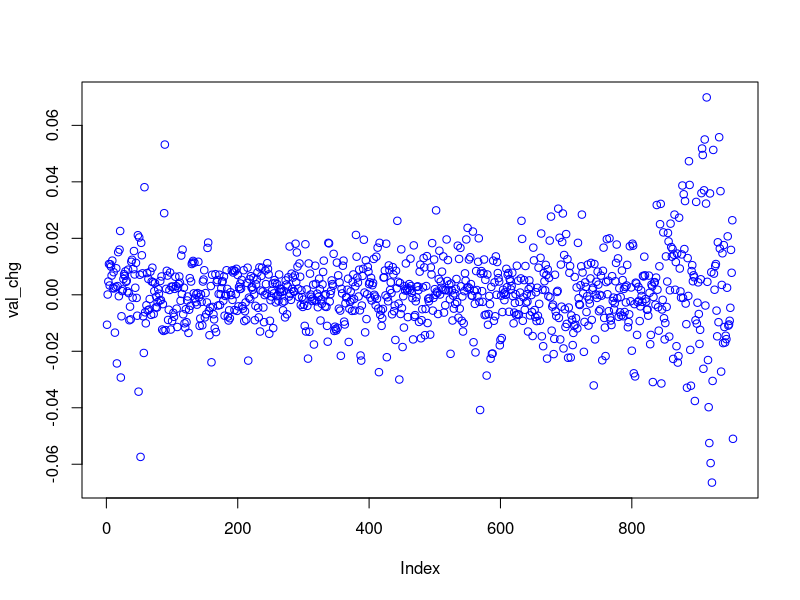
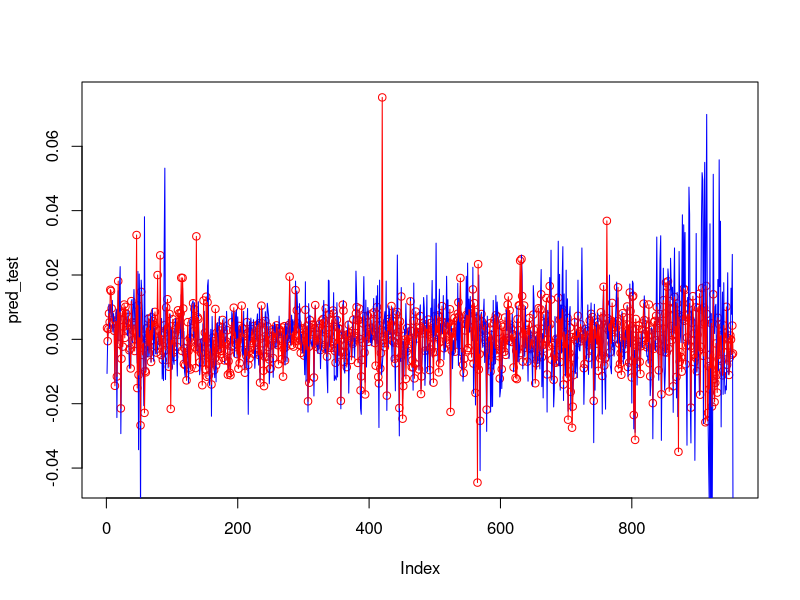
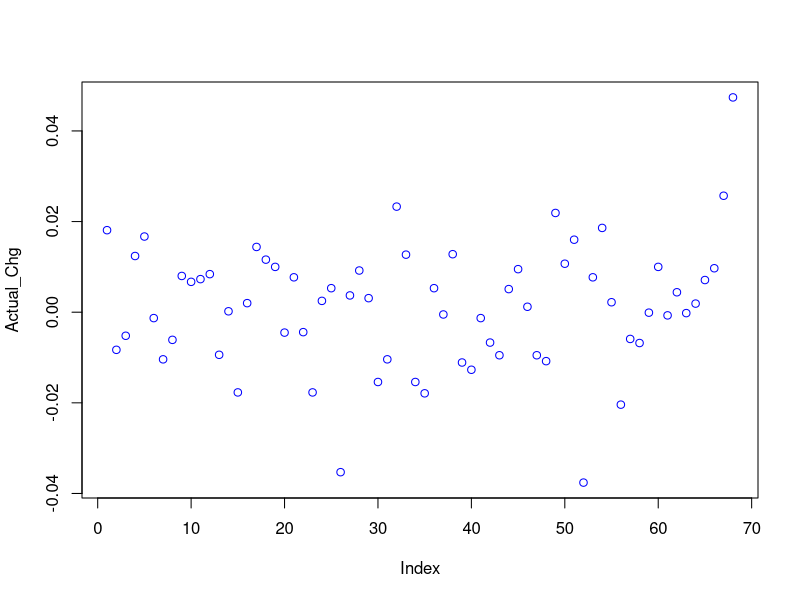
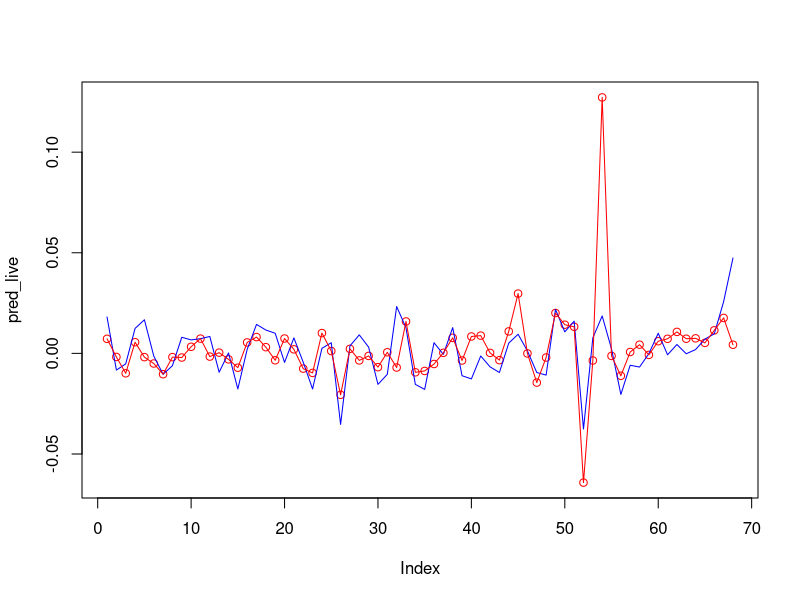

Generate these figures, in order, with R:


##### LINEAR REGRESSION #####

## STYDY 3 : RAW DATA ##


NF = read.csv('Modeldata_take3.csv')

NF <- NF[, -c(1)]

# Removing Nifty Related Features like Open, Volume, High etc.. 

#NF <- NF[, -c(1:5)]

attach(NF)

######  CHOOSE SIGNIFICANT VARIABLES  ######
############################################  

# Train (70%) and Validation (30%) data set
# For Test dataset we decided to take data from 25th Jan -> till date

ind <- sample(2, nrow(NF), replace = TRUE, prob = c(0.7, 0.3))

train <- NF[ind == 1,]
val <- NF[ind ==2,]


#ValActual = val[, c(3)]

#val <- val[, -c(3)] # Remove target variable


####################################################################################

## Linear Regression Model

# Chk the significant Vars

trainlr <- lm(Chg ~ ., data = train)


trainlr <- lm(Chg ~ VIXOpen + VIXHigh + VIXChg + GSECChg + GSECPrice + 
                GSECOpen + GSECLow +GSECChg + GSECHigh +
                FXHigh + FXChg + FXOpen +  OilOpen + OilLow + OilChg + OilHigh +
                FII_BUY + FII_SELL + DII_SELL + DII_BUY + Nifty_PE,
                data = train)


#print(trainlr)

summary(trainlr)


# Chk VIF : Inflation

#library(car)

#vif(trainlr)



## Val Dataset

val_chg  <- val[, c(6)]

val <- val[, -c(6)]


# Predict val dataset

pred_test <- predict(trainlr, newdata = val)


# Evaluate the Prediction Results with Actual

library(caret)

postResample(pred = pred_test, obs = val_chg)


## Plot a chart Actual vs. Predicted Nifty Change


plot(val_chg, col = 'blue')

plot(pred_test, col  = 'Red')

lines(val_chg, col = 'blue')

lines(pred_test, col  = 'Red')

#######################################################################################

#######################################################################################



##   *Live Data Test on NIFTY From 1 st FEB to 21st MAY*   ## 
###########################################################


Live <- read.csv('Live_Test_Data.csv')

Actual_Chg <- Live[, c(7)]

Live <- Live[, -c(1,7)]


# Predict Live dataset

pred_live <- predict(trainlr, newdata = Live)


# Evaluate the Prediction Results with Live Data


postResample(pred = pred_live, obs = Actual_Chg)


## Plot Graph 

plot(Actual_Chg, col = 'blue')

plot(pred_live, col  = 'Red')

lines(Actual_Chg, col = 'blue')

lines(pred_live, col  = 'Red')

